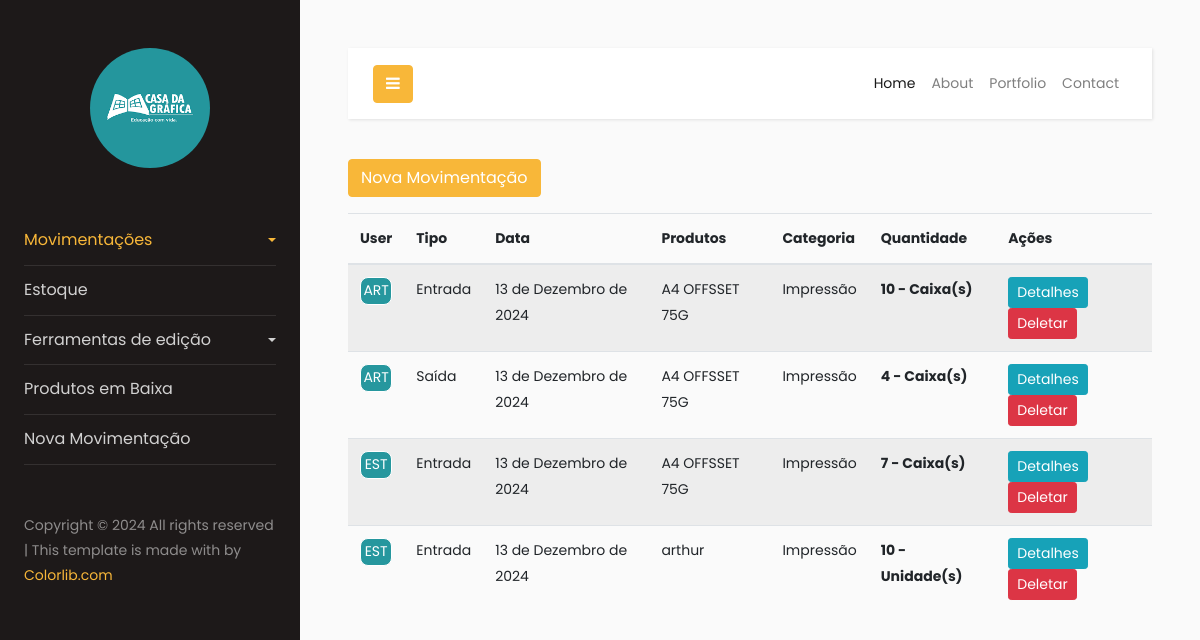
Page /movimentacoes/ (signed in) on the earlier database version.
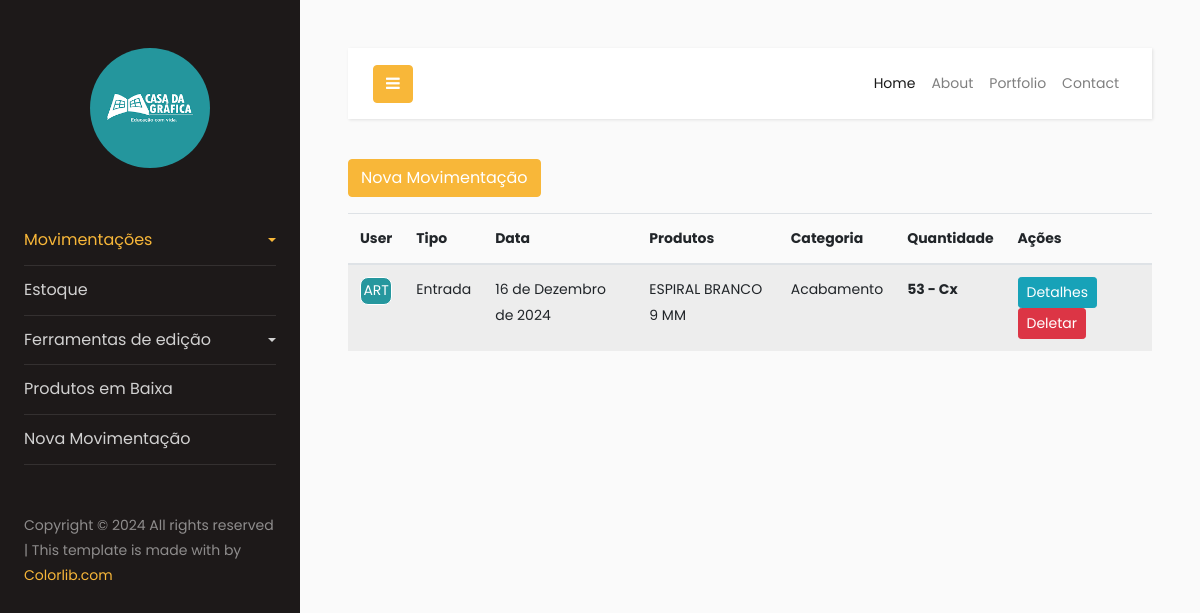
Same page on the later database version.
### movimentacoes/models.py (models this page shows)
class Movimentacoes(models.Model):
    TIPO_MOVIMENTACAO_CHOICES = [
        ('Entrada', 'Entrada'),
        ('Saída', 'Saída'),
    ]
    tipo_movimentacao = models.CharField(max_length=10, choices=TIPO_MOVIMENTACAO_CHOICES)
    qtde = models.IntegerField()
    data_chegada_saida = models.DateField()  # Certifique-se de que este campo está presente
    data = models.DateField(auto_now_add=True)
    id_empresa = models.ForeignKey(Empresa, on_delete=models.CASCADE)
    id_usuario = models.ForeignKey(User, on_delete=models.CASCADE)
    id_produto = models.ForeignKey(Produto, on_delete=models.CASCADE)

### produto/models.py (models this page shows, shortened)
class Produto(models.Model):
    nome = models.CharField(max_length=255)
    FORMATO = [
        ('null','null'),
        ('640x880','640x880'),
        ('660x960','660x960')
    ]
    formato = models.CharField(max_length=255, choices=FORMATO)
    estoqueMin = models.IntegerField();
    id_categoria = models.ForeignKey(Categoria, on_delete=models.CASCADE)
    id_formato = models.ForeignKey(Formato, on_delete=models.CASCADE)  # Formato está aqui
    unidades = models.IntegerField()
    data_cadastro = models.DateField(auto_now_add=True)

### categoria/models.py (models this page shows)
class Categoria(models.Model):
    categoria = models.CharField(max_length=255)
    data_cadastro = models.DateField(auto_now_add=True)
    def __str__(self):
        return self.categoria

### formato/models.py (models this page shows)
class Formato(models.Model):
    formato = models.CharField(max_length=255)
    data_cadastro = models.DateField(auto_now_add=True)
    def __str__(self):
        return self.formato

### movimentacoes/views.py (the view)
# urls.py: path('movimentacoes/', MovimentacoesListView.as_view(), name='movimentacoes-list'),
class MovimentacoesListView(LoginRequiredMixin, ListView):
    model = Movimentacoes
    template_name = 'movimentacoes_list.html'
    context_object_name = 'movimentacoes'

### movimentacoes/templates/movimentacoes_list.html (shortened to what this page needs)
<!DOCTYPE html>
<html lang="pt-br">
  {% include 'components/header/header.html' %}
  <body>
     <a href="{% url 'movimentacoes-create' %}" class="btn btn-primary mb-3">Nova Movimentação</a>
    <div class="table-responsive">
      <table class="table table-striped">
        <thead>
          <tr>
            <th scope="col">User</th>
            <th scope="col">Tipo</th>
            <th scope="col">Data</th>
            <th scope="col">Produtos</th>
            <th scope="col">Categoria</th>
            <th scope="col">Quantidade</th>
            <th scope="col">Ações</th>
          </tr>
        </thead>
        <tbody>
          {% for movimentacao in movimentacoes %}
            <tr>
              <td>
                <div class="user" style="
                border-style: solid;
                border-radius: 8px;
                text-align: center;
                border-width: 0.5px;
                color: white;
                background-color: #26979E;
            ">{{ movimentacao.id_usuario.username|slice:'3'|upper }}</div>
              </td>
              <td>{{ movimentacao.tipo_movimentacao }}</td>
              <td>{{ movimentacao.data }}</td>
              <td>{{ movimentacao.id_produto.nome }}</td>
              <td>{{ movimentacao.id_produto.id_categoria }}</td>
              <td> <strong>{{ movimentacao.qtde }} - {{ movimentacao.id_produto.id_formato }} </strong></td>
              <td>
                <a href="" class="btn btn-info btn-sm">Detalhes</a>
                <a href="{% url 'movimentacoes-delete' movimentacao.pk %}" class="btn btn-danger btn-sm">Deletar</a>
              </td>
            </tr>
          {% empty %}
            <tr>
              <td colspan="3" class="text-center">Nenhuma movimentação registrada.</td>
            </tr>
          {% endfor %}
        </tbody>
      </table>
    </div>
  </body>
  {% include 'components/footer/footer.html' %}
</html>

### formato/templates/components/header/header.html (shortened to what this page needs)
{% load static %}
<!doctype html>
<html lang="en">
<head>
  <link rel="stylesheet" href="{% static 'CSS/style.css' %}">
  <link rel="stylesheet" href="https://stackpath.bootstrapcdn.com/font-awesome/4.7.0/css/font-awesome.min.css">
</head>
<body>
  <div class="wrapper d-flex align-items-stretch">
    <nav id="sidebar">
      <div class="p-4 pt-5">
        <a href="#" class="img logo rounded-circle mb-5" style="background-image: url('{% static "images/logo.png" %}');"></a>
        <ul class="list-unstyled components mb-5">
          <li class="active">
            <a data-no-loading href="#homeSubmenu" data-toggle="collapse" aria-expanded="false" class="dropdown-toggle">Movimentações</a>
          </li>
          <li>
            <a href="/estoque/">Estoque</a>
          </li>
          <li>
            <a data-no-loading href="#pageSubmenu" data-toggle="collapse" aria-expanded="false" class="dropdown-toggle">Ferramentas de edição</a>
          </li>
          <li>
            <a href="#">Produtos em Baixa</a>
          </li>
          <li>
            <a href="/movimentacoes/novo/">Nova Movimentação</a>
          </li>
        </ul>
        <div class="footer">
          <p>
            Copyright &copy;
            <script>document.write(new Date().getFullYear());</script> All rights reserved | This template is made with
             by <a href="https://colorlib.com"
              target="_blank">Colorlib.com</a>
          </p>
        </div>
      </div>
    </nav>
    <div id="content" class="p-4 p-md-5">
      <nav class="navbar navbar-expand-lg navbar-light" data-no-loading>
        <div class="container-fluid">
          <button data-no-loading  type="button" id="sidebarCollapse" class="btn btn-primary">
            <i class="fa fa-bars"></i>
          </button>
          <div data-no-loading class="collapse navbar-collapse" id="navbarSupportedContent">
            <ul data-no-loading class="nav navbar-nav ml-auto">
              <li class="nav-item active">
                <a class="nav-link" href="#">Home</a>
              </li>
              <li class="nav-item">
                <a class="nav-link" href="#">About</a>
              </li>
              <li class="nav-item">
                <a class="nav-link" href="#">Portfolio</a>
              </li>
              <li class="nav-item">
                <a class="nav-link" href="#">Contact</a>
              </li>
            </ul>
          </div>
        </div>
      </nav>

### formato/templates/components/footer/footer.html (shortened to what this page needs)
{% load static %}
</div>
</body>
</html>

Differences in the rows shown:
removed Movimentacoes: id_usuario.username "ART", tipo_movimentacao "Entrada", data "13 de Dezembro de 2024", id_produto.nome "A4 OFFSSET 75G", id_produto.id_categoria "Impressão", qtde "10", id_produto.id_formato "Caixa(s)"
removed Movimentacoes: id_usuario.username "ART", tipo_movimentacao "Saída", data "13 de Dezembro de 2024", id_produto.nome "A4 OFFSSET 75G", id_produto.id_categoria "Impressão", qtde "4", id_produto.id_formato "Caixa(s)"
removed Movimentacoes: id_usuario.username "EST", tipo_movimentacao "Entrada", data "13 de Dezembro de 2024", id_produto.nome "A4 OFFSSET 75G", id_produto.id_categoria "Impressão", qtde "7", id_produto.id_formato "Caixa(s)"
removed Movimentacoes: id_usuario.username "EST", tipo_movimentacao "Entrada", data "13 de Dezembro de 2024", id_produto.nome "arthur", id_produto.id_categoria "Impressão", qtde "10", id_produto.id_formato "Unidade(s)"
added Movimentacoes: id_usuario.username "ART", tipo_movimentacao "Entrada", data "16 de Dezembro de 2024", id_produto.nome "ESPIRAL BRANCO 9 MM", id_produto.id_categoria "Acabamento", qtde "53", id_produto.id_formato "Cx"
